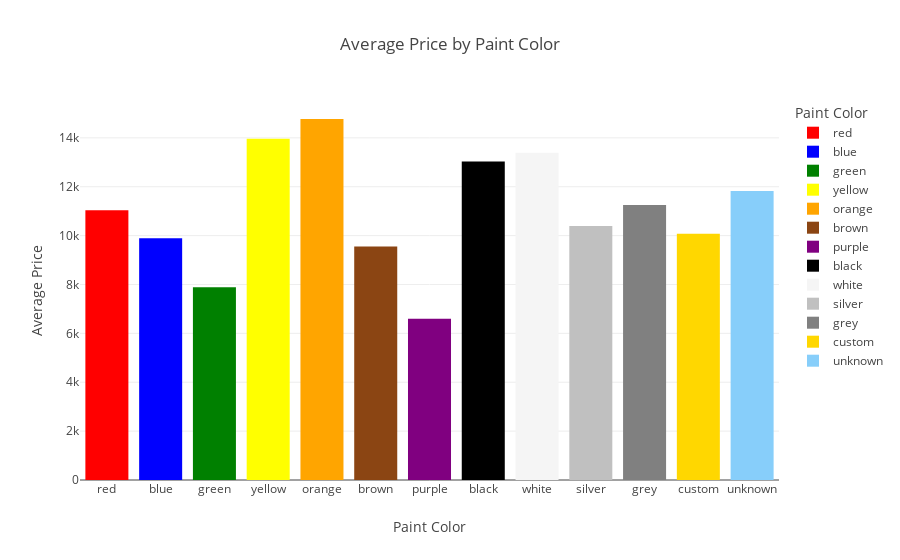

Notebook code for this chart:
### Code cell
#Bar chart of average price by paint color.

color_mapping = {
    'blue': 'blue',
    'green': 'green',
    'black': 'black',
    'brown': 'saddlebrown',
    'grey': 'grey',
    'orange': 'orange',
    'purple': 'purple',
    'red': 'red',
    'silver': 'silver',
    'white': 'whitesmoke',
    'yellow': 'yellow',
    'unknown': 'lightskyblue',
    'custom': 'gold'}

#Changing the order to be more readable
paint_color_order = ['red', 'blue', 'green', 'yellow', 'orange', 'brown', 'purple', 'black', 'white', 'silver', 'grey', 'custom', 'unknown']


paint_colors = px.bar(car_colors, x='paint_color', y='average_price',
             color='paint_color', color_discrete_map=color_mapping,
             title='Average Price by Paint Color',
             labels={'paint_color': 'Paint Color', 'average_price': 'Average Price'},
             category_orders={'paint_color': paint_color_order})

paint_colors.show()

### Figure 1 — Plotly figure (JSON) as saved in the notebook; plotly's stock layout.template omitted (floating-point values rounded to 4 significant figures)
{"data": [{"alignmentgroup": "True", "hovertemplate": "Paint Color=%{x}<br>Average Price=%{y}<extra></extra>", "legendgroup": "red", "marker": {"color": "red", "pattern": {"shape": ""}}, "name": "red", "offsetgroup": "red", "orientation": "v", "showlegend": true, "textposition": "auto", "type": "bar", "x": ["red"], "xaxis": "x", "y": [11040.0], "yaxis": "y"}, {"alignmentgroup": "True", "hovertemplate": "Paint Color=%{x}<br>Average Price=%{y}<extra></extra>", "legendgroup": "blue", "marker": {"color": "blue", "pattern": {"shape": ""}}, "name": "blue", "offsetgroup": "blue", "orientation": "v", "showlegend": true, "textposition": "auto", "type": "bar", "x": ["blue"], "xaxis": "x", "y": [9886.0], "yaxis": "y"}, {"alignmentgroup": "True", "hovertemplate": "Paint Color=%{x}<br>Average Price=%{y}<extra></extra>", "legendgroup": "green", "marker": {"color": "green", "pattern": {"shape": ""}}, "name": "green", "offsetgroup": "green", "orientation": "v", "showlegend": true, "textposition": "auto", "type": "bar", "x": ["green"], "xaxis": "x", "y": [7882.0], "yaxis": "y"}, {"alignmentgroup": "True", "hovertemplate": "Paint Color=%{x}<br>Average Price=%{y}<extra></extra>", "legendgroup": "yellow", "marker": {"color": "yellow", "pattern": {"shape": ""}}, "name": "yellow", "offsetgroup": "yellow", "orientation": "v", "showlegend": true, "textposition": "auto", "type": "bar", "x": ["yellow"], "xaxis": "x", "y": [13960.0], "yaxis": "y"}, {"alignmentgroup": "True", "hovertemplate": "Paint Color=%{x}<br>Average Price=%{y}<extra></extra>", "legendgroup": "orange", "marker": {"color": "orange", "pattern": {"shape": ""}}, "name": "orange", "offsetgroup": "orange", "orientation": "v", "showlegend": true, "textposition": "auto", "type": "bar", "x": ["orange"], "xaxis": "x", "y": [14770.0], "yaxis": "y"}, {"alignmentgroup": "True", "hovertemplate": "Paint Color=%{x}<br>Average Price=%{y}<extra></extra>", "legendgroup": "brown", "marker": {"color": "saddlebrown", "pattern": {"shape": ""}}, "name": "brown", "offsetgroup": "brown", "orientation": "v", "showlegend": true, "textposition": "auto", "type": "bar", "x": ["brown"], "xaxis": "x", "y": [9553.0], "yaxis": "y"}, {"alignmentgroup": "True", "hovertemplate": "Paint Color=%{x}<br>Average Price=%{y}<extra></extra>", "legendgroup": "purple", "marker": {"color": "purple", "pattern": {"shape": ""}}, "name": "purple", "offsetgroup": "purple", "orientation": "v", "showlegend": true, "textposition": "auto", "type": "bar", "x": ["purple"], "xaxis": "x", "y": [6599.0], "yaxis": "y"}, {"alignmentgroup": "True", "hovertemplate": "Paint Color=%{x}<br>Average Price=%{y}<extra></extra>", "legendgroup": "black", "marker": {"color": "black", "pattern": {"shape": ""}}, "name": "black", "offsetgroup": "black", "orientation": "v", "showlegend": true, "textposition": "auto", "type": "bar", "x": ["black"], "xaxis": "x", "y": [13030.0], "yaxis": "y"}, {"alignmentgroup": "True", "hovertemplate": "Paint Color=%{x}<br>Average Price=%{y}<extra></extra>", "legendgroup": "white", "marker": {"color": "whitesmoke", "pattern": {"shape": ""}}, "name": "white", "offsetgroup": "white", "orientation": "v", "showlegend": true, "textposition": "auto", "type": "bar", "x": ["white"], "xaxis": "x", "y": [13390.0], "yaxis": "y"}, {"alignmentgroup": "True", "hovertemplate": "Paint Color=%{x}<br>Average Price=%{y}<extra></extra>", "legendgroup": "silver", "marker": {"color": "silver", "pattern": {"shape": ""}}, "name": "silver", "offsetgroup": "silver", "orientation": "v", "showlegend": true, "textposition": "auto", "type": "bar", "x": ["silver"], "xaxis": "x", "y": [10390.0], "yaxis": "y"}, {"alignmentgroup": "True", "hovertemplate": "Paint Color=%{x}<br>Average Price=%{y}<extra></extra>", "legendgroup": "grey", "marker": {"color": "grey", "pattern": {"shape": ""}}, "name": "grey", "offsetgroup": "grey", "orientation": "v", "showlegend": true, "textposition": "auto", "type": "bar", "x": ["grey"], "xaxis": "x", "y": [11250.0], "yaxis": "y"}, {"alignmentgroup": "True", "hovertemplate": "Paint Color=%{x}<br>Average Price=%{y}<extra></extra>", "legendgroup": "custom", "marker": {"color": "gold", "pattern": {"shape": ""}}, "name": "custom", "offsetgroup": "custom", "orientation": "v", "showlegend": true, "textposition": "auto", "type": "bar", "x": ["custom"], "xaxis": "x", "y": [10070.0], "yaxis": "y"}, {"alignmentgroup": "True", "hovertemplate": "Paint Color=%{x}<br>Average Price=%{y}<extra></extra>", "legendgroup": "unknown", "marker": {"color": "lightskyblue", "pattern": {"shape": ""}}, "name": "unknown", "offsetgroup": "unknown", "orientation": "v", "showlegend": true, "textposition": "auto", "type": "bar", "x": ["unknown"], "xaxis": "x", "y": [11820.0], "yaxis": "y"}], "layout": {"barmode": "relative", "legend": {"title": {"text": "Paint Color"}, "tracegroupgap": 0}, "title": {"text": "Average Price by Paint Color"}, "xaxis": {"anchor": "y", "categoryarray": ["red", "blue", "green", "yellow", "orange", "brown", "purple", "black", "white", "silver", "grey", "custom", "unknown"], "categoryorder": "array", "domain": [0, 1], "title": {"text": "Paint Color"}}, "yaxis": {"anchor": "x", "domain": [0, 1], "title": {"text": "Average Price"}}}}
